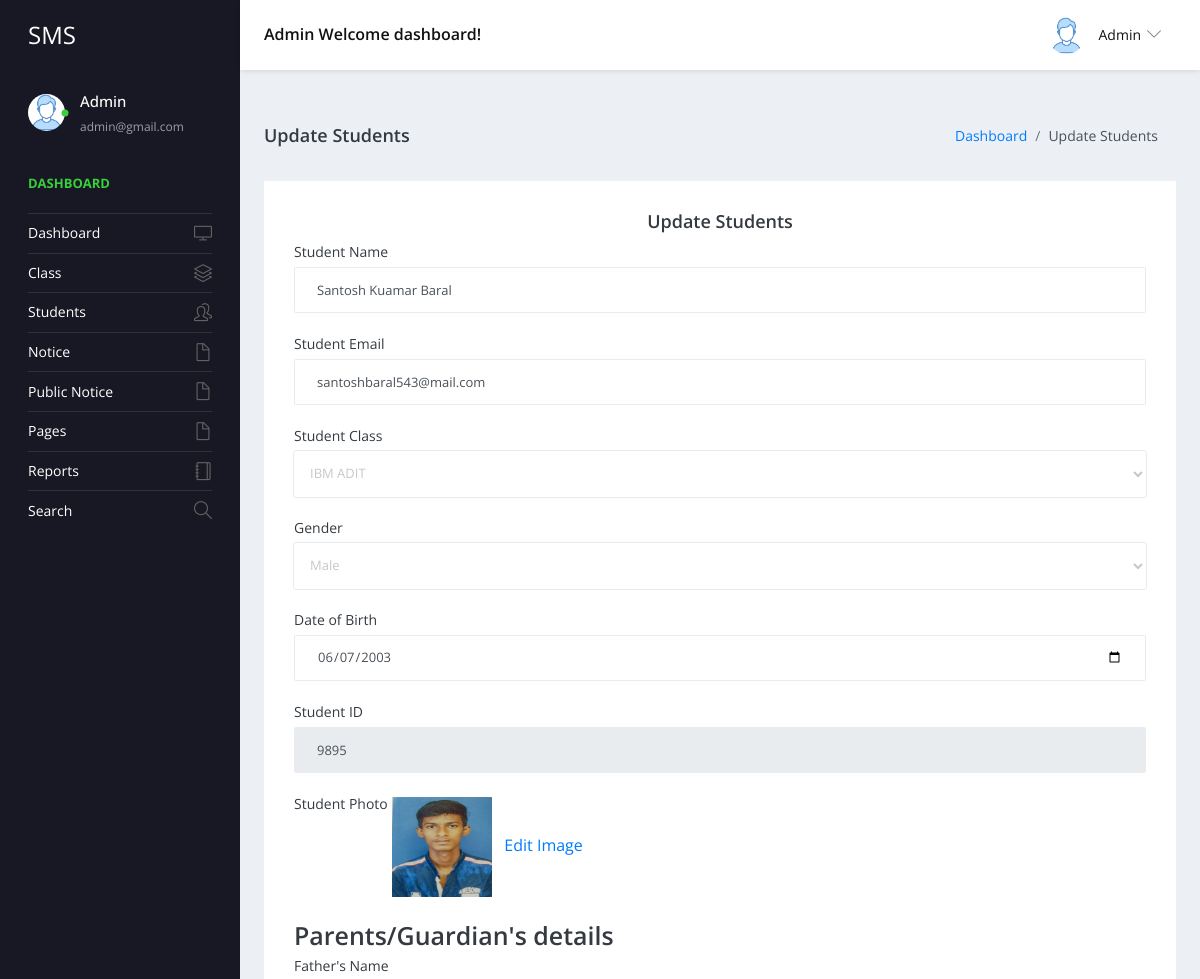
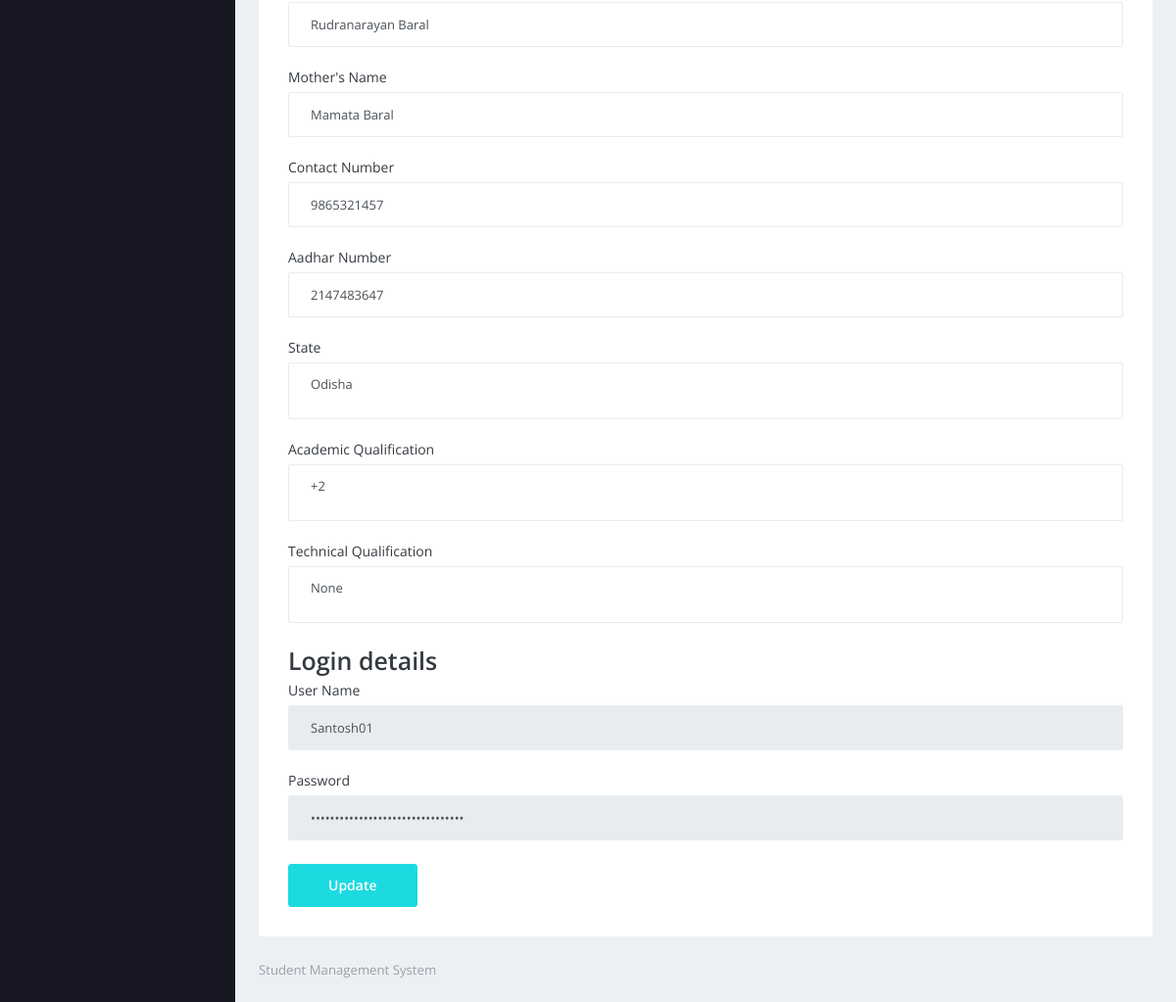
/admin/edit-student-detail.php?editid=8 (signed in), run on the app's committed database (2 pictures, top to bottom).
### tables this page shows
CREATE TABLE `tblstudent` (
  `ID` int(10) NOT NULL,
  `StudentName` varchar(200) DEFAULT NULL,
  `StudentEmail` varchar(200) DEFAULT NULL,
  `StudentClass` varchar(100) DEFAULT NULL,
  `Gender` varchar(50) DEFAULT NULL,
  `DOB` date DEFAULT NULL,
  `RegNo` varchar(200) DEFAULT NULL,
  `FatherName` mediumtext DEFAULT NULL,
  `MotherName` mediumtext DEFAULT NULL,
  `ContactNumber` bigint(10) DEFAULT NULL,
  `AadharNumber` int(12) DEFAULT NULL,
  `State` mediumtext DEFAULT NULL,
  `AcademicQlf` varchar(200) DEFAULT NULL,
  `TechnicalQlf` varchar(200) DEFAULT NULL,
  `UserName` varchar(200) DEFAULT NULL,
  `Password` varchar(200) DEFAULT NULL,
  `Image` varchar(200) DEFAULT NULL,
  `DateofAdmission` timestamp NULL DEFAULT current_timestamp()
);

CREATE TABLE `tblclass` (
  `ID` int(5) NOT NULL,
  `SchemeName` varchar(50) DEFAULT NULL,
  `TradeName` varchar(20) DEFAULT NULL,
  `CreationDate` timestamp NULL DEFAULT current_timestamp()
);

### admin/edit-student-detail.php (the view, shortened to what this page needs)
<?php
include('includes/dbconnection.php');
if (strlen($_SESSION['sturecmsaid']==0)) {
  header('location:logout.php');
  } else{
  ?>
<!DOCTYPE html>
<html lang="en">
  <head>
    <link rel="stylesheet" href="vendors/simple-line-icons/css/simple-line-icons.css">
    <link rel="stylesheet" href="vendors/flag-icon-css/css/flag-icon.min.css">
    <link rel="stylesheet" href="vendors/css/vendor.bundle.base.css">
    <link rel="stylesheet" href="vendors/select2/select2.min.css">
    <link rel="stylesheet" href="vendors/select2-bootstrap-theme/select2-bootstrap.min.css">
    <link rel="stylesheet" href="css/style.css" />
  </head>
  <body>
    <div class="container-scroller">
     <?php include_once('includes/header.php');?>
      <div class="container-fluid page-body-wrapper">
      <?php include_once('includes/sidebar.php');?>
        <div class="main-panel">
          <div class="content-wrapper">
            <div class="page-header">
              <h3 class="page-title"> Update Students </h3>
              <nav aria-label="breadcrumb">
                <ol class="breadcrumb">
                  <li class="breadcrumb-item"><a href="dashboard.php">Dashboard</a></li>
                  <li class="breadcrumb-item active" aria-current="page"> Update Students</li>
                </ol>
              </nav>
            </div>
            <div class="row">
              <div class="col-12 grid-margin stretch-card">
                <div class="card">
                  <div class="card-body">
                    <h4 class="card-title" style="text-align: center;">Update Students</h4>
                    <form class="forms-sample" method="post" enctype="multipart/form-data">
                      <?php
$eid=$_GET['editid'];
$sql="SELECT tblstudent.StudentName,tblstudent.StudentEmail,tblstudent.StudentClass,tblstudent.Gender,tblstudent.DOB,tblstudent.RegNo,tblstudent.FatherName,tblstudent.MotherName,tblstudent.ContactNumber,tblstudent.AadharNumber,tblstudent.State,tblstudent.AcademicQlf,tblstudent.TechnicalQlf,tblstudent.UserName,tblstudent.Password,tblstudent.Image,tblstudent.DateofAdmission,tblclass.SchemeName,tblclass.TradeName from tblstudent join tblclass on tblclass.ID=tblstudent.StudentClass where tblstudent.ID=:eid";
$query = $dbh -> prepare($sql);
$query->bindParam(':eid',$eid,PDO::PARAM_STR);
$query->execute();
$results=$query->fetchAll(PDO::FETCH_OBJ);
$cnt=1;
if($query->rowCount() > 0)
{
foreach($results as $row)
{               ?>
                      <div class="form-group">
                        <label for="exampleInputName1">Student Name</label>
                        <input type="text" name="stuname" value="<?php  echo htmlentities($row->StudentName);?>" class="form-control" required='true'>
                      </div>
                      <div class="form-group">
                        <label for="exampleInputName1">Student Email</label>
                        <input type="text" name="stuemail" value="<?php  echo htmlentities($row->StudentEmail);?>" class="form-control" required='true'>
                      </div>
                      <div class="form-group">
                        <label for="exampleInputEmail3">Student Class</label>
                        <select  name="stuclass" class="form-control" required='true'>
                          <option value="<?php  echo htmlentities($row->StudentClass);?>"><?php  echo htmlentities($row->SchemeName);?> <?php  echo htmlentities($row->TradeName);?></option>
                        </select>
                      </div>
                      <div class="form-group">
                        <label for="exampleInputName1">Gender</label>
                        <select name="gender" value="" class="form-control" required='true'>
                          <option value="<?php  echo htmlentities($row->Gender);?>"><?php  echo htmlentities($row->Gender);?></option>
                        </select>
                      </div>
                      <div class="form-group">
                        <label for="exampleInputName1">Date of Birth</label>
                        <input type="date" name="dob" value="<?php  echo htmlentities($row->DOB);?>" class="form-control" required='true'>
                      </div>
                      <div class="form-group">
                        <label for="exampleInputName1">Student ID</label>
                        <input type="text" name="regno" value="<?php  echo htmlentities($row->RegNo);?>" class="form-control" readonly='true'>
                      </div>
                      <div class="form-group">
                        <label for="exampleInputName1">Student Photo</label>
                        <img src="images/<?php echo $row->Image;?>" width="100" height="100" value="<?php  echo $row->Image;?>"><a href="changeimage.php?editid=<?php echo $row->ID;?>"> &nbsp; Edit Image</a>
                      </div>
                      <h3>Parents/Guardian's details</h3>
                      <div class="form-group">
                        <label for="exampleInputName1">Father's Name</label>
                        <input type="text" name="fname" value="<?php  echo htmlentities($row->FatherName);?>" class="form-control" required='true'>
                      </div>
                      <div class="form-group">
                        <label for="exampleInputName1">Mother's Name</label>
                        <input type="text" name="mname" value="<?php  echo htmlentities($row->MotherName);?>" class="form-control" required='true'>
                      </div>
                      <div class="form-group">
                        <label for="exampleInputName1">Contact Number</label>
                        <input type="text" name="connum" value="<?php  echo htmlentities($row->ContactNumber);?>" class="form-control" required='true' maxlength="10" pattern="[0-9]+">
                      </div>
                      <div class="form-group">
                        <label for="exampleInputName1">Aadhar Number</label>
                        <input type="text" name="aadharnum" value="<?php  echo htmlentities($row->AadharNumber);?>" class="form-control" required='true' maxlength="10" pattern="[0-9]+">
                      </div>
                      <div class="form-group">
                        <label for="exampleInputName1">State</label>
                        <textarea name="state" class="form-control" required='true'><?php  echo htmlentities($row->State);?></textarea>
                      </div>
                      <div class="form-group">
                        <label for="exampleInputName1">Academic Qualification</label>
                        <textarea name="acdqlf" class="form-control" required='true'><?php  echo htmlentities($row->AcademicQlf);?></textarea>
                      </div>
                      <div class="form-group">
                        <label for="exampleInputName1">Technical Qualification</label>
                        <textarea name="tecqlf" class="form-control" required='true'><?php  echo htmlentities($row->TechnicalQlf);?></textarea>
                      </div>
<h3>Login details</h3>
<div class="form-group">
                        <label for="exampleInputName1">User Name</label>
                        <input type="text" name="uname" value="<?php  echo htmlentities($row->UserName);?>" class="form-control" readonly='true'>
                      </div>
                      <div class="form-group">
                        <label for="exampleInputName1">Password</label>
                        <input type="Password" name="password" value="<?php  echo htmlentities($row->Password);?>" class="form-control" readonly='true'>
                      </div><?php $cnt=$cnt+1;}} ?>
                      <button type="submit" class="btn btn-primary mr-2" name="submit">Update</button>
                    </form>
                  </div>
                </div>
              </div>
            </div>
          </div>
         <?php include_once('includes/footer.php');?>
        </div>
      </div>
    </div>
  </body>
</html><?php }  ?>

### admin/includes/header.php (shortened to what this page needs)
 <nav class="navbar default-layout-navbar col-lg-12 col-12 p-0 fixed-top d-flex flex-row">
        <div class="navbar-brand-wrapper d-flex align-items-center">
          <a class="navbar-brand brand-logo" href="dashboard.php">
            <strong style="color: white;">SMS</strong>
          </a>
        </div><?php
         $aid= $_SESSION['sturecmsaid'];
$sql="SELECT * from tbladmin where ID=:aid";
$query = $dbh -> prepare($sql);
$query->bindParam(':aid',$aid,PDO::PARAM_STR);
$query->execute();
$results=$query->fetchAll(PDO::FETCH_OBJ);
$cnt=1;
if($query->rowCount() > 0)
{
foreach($results as $row)
{               ?>
        <div class="navbar-menu-wrapper d-flex align-items-center flex-grow-1">
          <h5 class="mb-0 font-weight-medium d-none d-lg-flex"><?php  echo htmlentities($row->AdminName);?> Welcome dashboard!</h5>
          <ul class="navbar-nav navbar-nav-right ml-auto">
            <li class="nav-item dropdown d-none d-xl-inline-flex user-dropdown">
              <a class="nav-link dropdown-toggle" id="UserDropdown" href="#" data-toggle="dropdown" aria-expanded="false">
                <img class="img-xs rounded-circle ml-2" src="images/faces/face8.jpg" alt="Profile image"> <span class="font-weight-normal"> <?php  echo htmlentities($row->AdminName);?> </span></a>
                <?php $cnt=$cnt+1;}} ?>
            </li>
          </ul>
        </div>
      </nav>

### admin/includes/sidebar.php (shortened to what this page needs)
<nav class="sidebar sidebar-offcanvas" id="sidebar">
          <ul class="nav">
            <li class="nav-item nav-profile">
              <a href="#" class="nav-link">
                <div class="profile-image">
                  <img class="img-xs rounded-circle" src="images/faces/face8.jpg" alt="profile image">
                  <div class="dot-indicator bg-success"></div>
                </div>
                <div class="text-wrapper">
                  <?php
         $aid= $_SESSION['sturecmsaid'];
$sql="SELECT * from tbladmin where ID=:aid";
$query = $dbh -> prepare($sql);
$query->bindParam(':aid',$aid,PDO::PARAM_STR);
$query->execute();
$results=$query->fetchAll(PDO::FETCH_OBJ);
$cnt=1;
if($query->rowCount() > 0)
{
foreach($results as $row)
{               ?>
                  <p class="profile-name"><?php  echo htmlentities($row->AdminName);?></p>
                  <p class="designation"><?php  echo htmlentities($row->Email);?></p><?php $cnt=$cnt+1;}} ?>
                </div>
              </a>
            </li>
            <li class="nav-item nav-category">
              <span class="nav-link">Dashboard</span>
            </li>
            <li class="nav-item">
              <a class="nav-link" href="dashboard.php">
                <span class="menu-title">Dashboard</span>
                <i class="icon-screen-desktop menu-icon"></i>
              </a>
            </li>
            <li class="nav-item">
              <a class="nav-link" data-toggle="collapse" href="#ui-basic" aria-expanded="false" aria-controls="ui-basic">
                <span class="menu-title">Class</span>
                <i class="icon-layers menu-icon"></i>
              </a>
            </li>
            <li class="nav-item">
              <a class="nav-link" data-toggle="collapse" href="#ui-basic1" aria-expanded="false" aria-controls="ui-basic1">
                <span class="menu-title">Students</span>
                <i class="icon-people menu-icon"></i>
              </a>
            </li>
            <li class="nav-item">
              <a class="nav-link" data-toggle="collapse" href="#auth" aria-expanded="false" aria-controls="auth">
                <span class="menu-title">Notice</span>
                <i class="icon-doc menu-icon"></i>
              </a>
            </li>
            <li class="nav-item">
              <a class="nav-link" data-toggle="collapse" href="#auth1" aria-expanded="false" aria-controls="auth">
                <span class="menu-title">Public Notice</span>
                <i class="icon-doc menu-icon"></i>
              </a>
              <li class="nav-item">
              <a class="nav-link" data-toggle="collapse" href="#auth2" aria-expanded="false" aria-controls="auth">
                <span class="menu-title">Pages</span>
                <i class="icon-doc menu-icon"></i>
              </a>
            </li>
              <li class="nav-item">
              <a class="nav-link" href="between-dates-reports.php">
                <span class="menu-title">Reports</span>
                <i class="icon-notebook menu-icon"></i>
              </a>
            </li>
            <li class="nav-item">
              <a class="nav-link" href="search.php">
                <span class="menu-title">Search</span>
                <i class="icon-magnifier menu-icon"></i>
              </a>
            </li>
            </li>
          </ul>
        </nav>

### data on the page
tblstudent: stuname "Santosh Kuamar Baral", stuemail "santoshbaral543@mail.com", stuclass "IBM ADIT", gender "Male", dob "06/07/2003", regno "9895", Image (picture), fname "Rudranarayan Baral", mname "Mamata Baral", connum "9865321457", aadharnum "2147483647", state "Odisha", acdqlf "+2", tecqlf "None", uname "Santosh01"

### other printed values
$row->AdminName "Admin"
$row->Email "admin@gmail.com"
